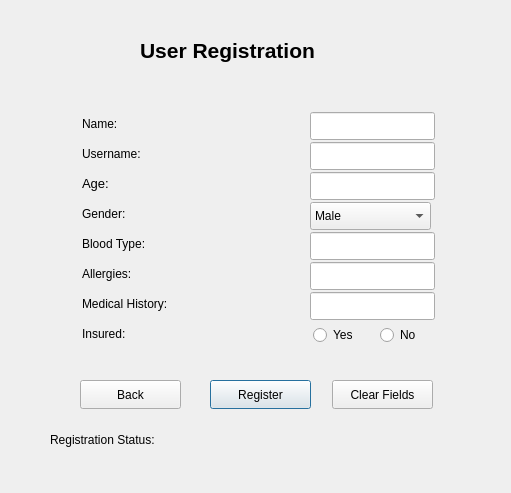
<?xml version="1.0" encoding="UTF-8"?>
<ui version="4.0">
 <class>UserRegisterWindow</class>
 <widget class="QDialog" name="UserRegisterWindow">
  <property name="geometry">
   <rect>
    <x>0</x>
    <y>0</y>
    <width>511</width>
    <height>493</height>
   </rect>
  </property>
  <property name="windowTitle">
   <string>Dialog</string>
  </property>
  <widget class="QLabel" name="userRegistrationTitle">
   <property name="geometry">
    <rect>
     <x>140</x>
     <y>30</y>
     <width>241</width>
     <height>41</height>
    </rect>
   </property>
   <property name="font">
    <font>
     <pointsize>16</pointsize>
     <bold>true</bold>
    </font>
   </property>
   <property name="text">
    <string>User Registration</string>
   </property>
  </widget>
  <widget class="QLabel" name="nameTitle">
   <property name="geometry">
    <rect>
     <x>82</x>
     <y>112</y>
     <width>50</width>
     <height>23</height>
    </rect>
   </property>
   <property name="font">
    <font>
     <pointsize>9</pointsize>
    </font>
   </property>
   <property name="text">
    <string>Name:</string>
   </property>
  </widget>
  <widget class="QLabel" name="usernameTitle">
   <property name="geometry">
    <rect>
     <x>82</x>
     <y>142</y>
     <width>81</width>
     <height>23</height>
    </rect>
   </property>
   <property name="font">
    <font>
     <pointsize>9</pointsize>
    </font>
   </property>
   <property name="text">
    <string>Username:</string>
   </property>
  </widget>
  <widget class="QLabel" name="ageTitle">
   <property name="geometry">
    <rect>
     <x>82</x>
     <y>172</y>
     <width>34</width>
     <height>23</height>
    </rect>
   </property>
   <property name="font">
    <font>
     <pointsize>10</pointsize>
    </font>
   </property>
   <property name="text">
    <string>Age:</string>
   </property>
  </widget>
  <widget class="QLabel" name="genderTitle">
   <property name="geometry">
    <rect>
     <x>82</x>
     <y>202</y>
     <width>60</width>
     <height>23</height>
    </rect>
   </property>
   <property name="font">
    <font>
     <pointsize>9</pointsize>
    </font>
   </property>
   <property name="text">
    <string>Gender:</string>
   </property>
  </widget>
  <widget class="QLabel" name="bloodTypeTitle">
   <property name="geometry">
    <rect>
     <x>82</x>
     <y>232</y>
     <width>88</width>
     <height>23</height>
    </rect>
   </property>
   <property name="font">
    <font>
     <pointsize>9</pointsize>
    </font>
   </property>
   <property name="text">
    <string>Blood Type:</string>
   </property>
  </widget>
  <widget class="QLabel" name="allergiesTitle">
   <property name="geometry">
    <rect>
     <x>82</x>
     <y>262</y>
     <width>68</width>
     <height>23</height>
    </rect>
   </property>
   <property name="font">
    <font>
     <pointsize>9</pointsize>
    </font>
   </property>
   <property name="text">
    <string>Allergies:</string>
   </property>
  </widget>
  <widget class="QLabel" name="insuredTitle">
   <property name="geometry">
    <rect>
     <x>82</x>
     <y>322</y>
     <width>61</width>
     <height>23</height>
    </rect>
   </property>
   <property name="font">
    <font>
     <pointsize>9</pointsize>
    </font>
   </property>
   <property name="text">
    <string>Insured:</string>
   </property>
  </widget>
  <widget class="QLabel" name="medicalHistoryTitle">
   <property name="geometry">
    <rect>
     <x>82</x>
     <y>292</y>
     <width>121</width>
     <height>23</height>
    </rect>
   </property>
   <property name="font">
    <font>
     <pointsize>9</pointsize>
    </font>
   </property>
   <property name="text">
    <string>Medical History:</string>
   </property>
  </widget>
  <widget class="QLineEdit" name="nameDisplay">
   <property name="geometry">
    <rect>
     <x>310</x>
     <y>112</y>
     <width>125</width>
     <height>28</height>
    </rect>
   </property>
  </widget>
  <widget class="QLineEdit" name="usernameDisplay">
   <property name="geometry">
    <rect>
     <x>310</x>
     <y>142</y>
     <width>125</width>
     <height>28</height>
    </rect>
   </property>
  </widget>
  <widget class="QLineEdit" name="ageDisplay">
   <property name="geometry">
    <rect>
     <x>310</x>
     <y>172</y>
     <width>125</width>
     <height>28</height>
    </rect>
   </property>
  </widget>
  <widget class="QRadioButton" name="insuredYesRadioButton">
   <property name="geometry">
    <rect>
     <x>313</x>
     <y>322</y>
     <width>50</width>
     <height>26</height>
    </rect>
   </property>
   <property name="text">
    <string>Yes</string>
   </property>
  </widget>
  <widget class="QRadioButton" name="insuredNoRadioButton">
   <property name="geometry">
    <rect>
     <x>380</x>
     <y>322</y>
     <width>49</width>
     <height>26</height>
    </rect>
   </property>
   <property name="text">
    <string>No</string>
   </property>
  </widget>
  <widget class="QComboBox" name="genderComboBox">
   <property name="geometry">
    <rect>
     <x>310</x>
     <y>202</y>
     <width>121</width>
     <height>28</height>
    </rect>
   </property>
   <property name="font">
    <font>
     <pointsize>9</pointsize>
    </font>
   </property>
   <item>
    <property name="text">
     <string>Male</string>
    </property>
   </item>
   <item>
    <property name="text">
     <string>Female</string>
    </property>
   </item>
  </widget>
  <widget class="QLineEdit" name="bloodTypesDisplay">
   <property name="geometry">
    <rect>
     <x>310</x>
     <y>232</y>
     <width>125</width>
     <height>28</height>
    </rect>
   </property>
  </widget>
  <widget class="QLineEdit" name="allergiesDisplay">
   <property name="geometry">
    <rect>
     <x>310</x>
     <y>262</y>
     <width>125</width>
     <height>28</height>
    </rect>
   </property>
  </widget>
  <widget class="QLineEdit" name="medicalHistoryDisplay">
   <property name="geometry">
    <rect>
     <x>310</x>
     <y>292</y>
     <width>125</width>
     <height>28</height>
    </rect>
   </property>
  </widget>
  <widget class="QPushButton" name="registerButton">
   <property name="geometry">
    <rect>
     <x>210</x>
     <y>380</y>
     <width>101</width>
     <height>29</height>
    </rect>
   </property>
   <property name="text">
    <string>Register</string>
   </property>
  </widget>
  <widget class="QLabel" name="registrationStatusTitle">
   <property name="geometry">
    <rect>
     <x>50</x>
     <y>430</y>
     <width>431</width>
     <height>20</height>
    </rect>
   </property>
   <property name="text">
    <string>Registration Status:</string>
   </property>
  </widget>
  <widget class="QPushButton" name="clearFieldsButton">
   <property name="geometry">
    <rect>
     <x>332</x>
     <y>380</y>
     <width>101</width>
     <height>29</height>
    </rect>
   </property>
   <property name="text">
    <string>Clear Fields</string>
   </property>
  </widget>
  <widget class="QPushButton" name="backButton">
   <property name="geometry">
    <rect>
     <x>80</x>
     <y>380</y>
     <width>101</width>
     <height>29</height>
    </rect>
   </property>
   <property name="text">
    <string>Back</string>
   </property>
  </widget>
 </widget>
 <resources/>
 <connections/>
</ui>
